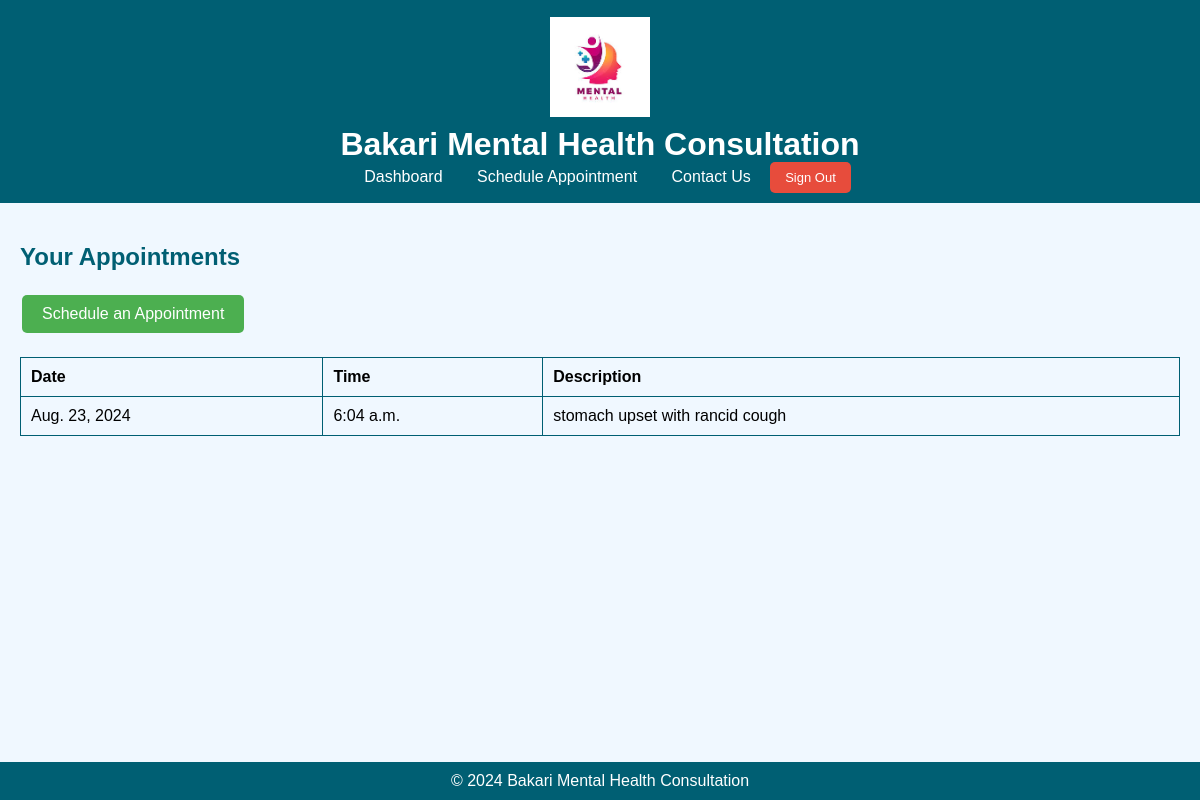
Page /dashboard/ (signed in) on the earlier database version.
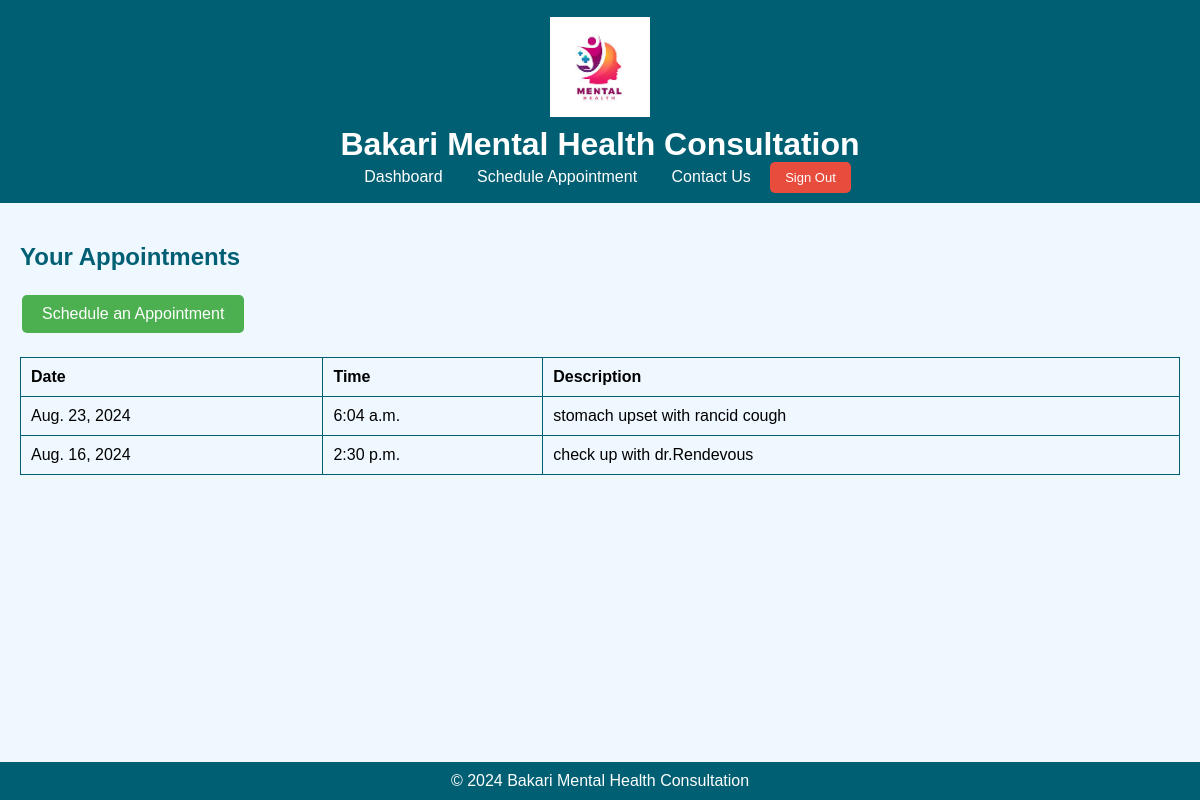
Same page on the later database version.
### myapp/models.py (models this page shows, shortened)
class Appointment(models.Model):
    user = models.ForeignKey(User, on_delete=models.CASCADE)
    date = models.DateField()
    time = models.TimeField()
    description = models.TextField()

### myapp/views.py (the view)
# urls.py: path('dashboard/', dashboard_view, name='dashboard'),
@login_required
def dashboard_view(request):
    user = request.user
    appointments = Appointment.objects.filter(user=user)
    return render(request, 'dashboard.html', {'appointments': appointments})

### myapp/templates/dashboard.html (shortened to what this page needs)
<!DOCTYPE html>
<html lang="en">
<head>
    {% load static %}
    <link rel="stylesheet" href="{% static 'css/style.css' %}">
</head>
<body>
    <header>
        <img src="{% static 'images/icon.jpg' %}" alt="Your Logo" class="logo">
        <h1>Bakari Mental Health Consultation</h1>
        <nav>
            <ul>
                <li><a href="{% url 'dashboard' %}">Dashboard</a></li>
                <li><a href="{% url 'schedule_appointment' %}">Schedule Appointment</a></li>
                      <li><a href="{% url 'quick_contact' %}">Contact Us</a></li>
                <a href="{% url 'logout' %}" class="btn-sign-out">Sign Out</a>
            </ul>
        </nav>
    </header>
    <main>
        <section>
            <h2>Your Appointments</h2>
             <a href="{% url 'schedule_appointment' %}" class="btn-schedule">Schedule an Appointment</a>
            {% if appointments %}
                <table>
                    <thead>
                        <tr>
                            <th>Date</th>
                            <th>Time</th>
                            <th>Description</th>
                        </tr>
                    </thead>
                    <tbody>
                        {% for appointment in appointments %}
                            <tr>
                                <td>{{ appointment.date }}</td>
                                <td>{{ appointment.time }}</td>
                                <td>{{ appointment.description }}</td>
                            </tr>
                        {% endfor %}
                    </tbody>
                </table>
            {% else %}
                <p>You have no scheduled appointments.</p>
            {% endif %}
        </section>
    </main>
    <footer>
        <p>© 2024 Bakari Mental Health Consultation</p>
    </footer>
</body>
</html>

### myapp/static/css/style.css (style rules this page uses)
body { font-family: Arial, sans-serif; margin: 0; padding: 0; background-color: #f0f8ff; }
header { background-color: #005f73; color: white; padding: 17px 0; text-align: center; position: sticky; top: 0; z-index: 1000; }
header img.logo { width: 100px; height: auto; }
header h1 { margin: 5px; }
nav ul { list-style-type: none; margin: 0; padding: 0; }
nav ul li { display: inline; margin: 0 15px; }
nav ul li a { color: white; text-decoration: none; }
.btn-sign-out { background-color: #e74c3c; border: none; color: #fff; padding: 8px 15px; font-size: 13px; border-radius: 5px; text-transform: capitalize; cursor: pointer; transition: background-color 0.3s; text-decoration: none; }
.btn-schedule { background-color: #4CAF50; border: none; color: white; padding: 10px 20px; text-align: center; text-decoration: none; display: inline-block; font-size: 16px; margin: 4px 2px; cursor: pointer; border-radius: 5px; }
main { padding: 20px; }
section { margin-bottom: 40px; }
h2 { color: #005f73; }
table { width: 100%; border-collapse: collapse; margin: 20px 0; }
table, th, td { border: 1px solid #005f73; }
th, td { padding: 10px; text-align: left; }
footer { background-color: #005f73; color: white; text-align: center; padding: 10px 0; position: fixed; width: 100%; bottom: 0; }
footer p { margin: 0; }

Differences in the rows shown:
added Appointment: date "Aug. 16, 2024", time "2:30 p.m.", description "check up with dr.Rendevous"
